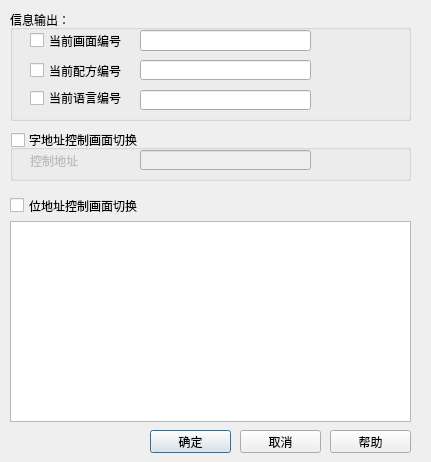
<?xml version="1.0" encoding="UTF-8"?>
<ui version="4.0">
 <class>NewDataControl</class>
 <widget class="QDialog" name="NewDataControl">
  <property name="geometry">
   <rect>
    <x>0</x>
    <y>0</y>
    <width>431</width>
    <height>462</height>
   </rect>
  </property>
  <property name="windowTitle">
   <string>Dialog</string>
  </property>
  <widget class="QGroupBox" name="groupBox">
   <property name="geometry">
    <rect>
     <x>10</x>
     <y>10</y>
     <width>401</width>
     <height>111</height>
    </rect>
   </property>
   <property name="title">
    <string>信息输出：</string>
   </property>
   <widget class="QLineEdit" name="lineEdit_screen">
    <property name="geometry">
     <rect>
      <x>130</x>
      <y>20</y>
      <width>171</width>
      <height>21</height>
     </rect>
    </property>
   </widget>
   <widget class="QLineEdit" name="lineEdit_formula">
    <property name="geometry">
     <rect>
      <x>130</x>
      <y>50</y>
      <width>171</width>
      <height>20</height>
     </rect>
    </property>
   </widget>
   <widget class="QLineEdit" name="lineEdit_language">
    <property name="geometry">
     <rect>
      <x>130</x>
      <y>80</y>
      <width>171</width>
      <height>20</height>
     </rect>
    </property>
   </widget>
   <widget class="QCheckBox" name="checkBox_1">
    <property name="geometry">
     <rect>
      <x>20</x>
      <y>20</y>
      <width>101</width>
      <height>21</height>
     </rect>
    </property>
    <property name="text">
     <string>当前画面编号</string>
    </property>
   </widget>
   <widget class="QCheckBox" name="checkBox_2">
    <property name="geometry">
     <rect>
      <x>20</x>
      <y>50</y>
      <width>101</width>
      <height>21</height>
     </rect>
    </property>
    <property name="text">
     <string>当前配方编号</string>
    </property>
   </widget>
   <widget class="QCheckBox" name="checkBox_3">
    <property name="geometry">
     <rect>
      <x>20</x>
      <y>80</y>
      <width>101</width>
      <height>16</height>
     </rect>
    </property>
    <property name="text">
     <string>当前语言编号</string>
    </property>
   </widget>
   <widget class="QPushButton" name="pushButton_addrBegin">
    <property name="geometry">
     <rect>
      <x>300</x>
      <y>20</y>
      <width>21</width>
      <height>20</height>
     </rect>
    </property>
    <property name="text">
     <string/>
    </property>
    <property name="icon">
     <iconset resource="../../resourse.qrc">
      <normaloff>:/addressintput/images/address.bmp</normaloff>:/addressintput/images/address.bmp</iconset>
    </property>
    <property name="autoDefault">
     <bool>true</bool>
    </property>
    <property name="flat">
     <bool>true</bool>
    </property>
   </widget>
   <widget class="QPushButton" name="pushButton_addrBegin_2">
    <property name="geometry">
     <rect>
      <x>300</x>
      <y>50</y>
      <width>21</width>
      <height>21</height>
     </rect>
    </property>
    <property name="text">
     <string/>
    </property>
    <property name="icon">
     <iconset resource="../../resourse.qrc">
      <normaloff>:/addressintput/images/address.bmp</normaloff>:/addressintput/images/address.bmp</iconset>
    </property>
    <property name="autoDefault">
     <bool>true</bool>
    </property>
    <property name="flat">
     <bool>true</bool>
    </property>
   </widget>
   <widget class="QPushButton" name="pushButton_addrBegin_3">
    <property name="geometry">
     <rect>
      <x>300</x>
      <y>80</y>
      <width>21</width>
      <height>20</height>
     </rect>
    </property>
    <property name="text">
     <string/>
    </property>
    <property name="icon">
     <iconset resource="../../resourse.qrc">
      <normaloff>:/addressintput/images/address.bmp</normaloff>:/addressintput/images/address.bmp</iconset>
    </property>
    <property name="autoDefault">
     <bool>true</bool>
    </property>
    <property name="flat">
     <bool>true</bool>
    </property>
   </widget>
  </widget>
  <widget class="QGroupBox" name="groupBox_2">
   <property name="geometry">
    <rect>
     <x>10</x>
     <y>130</y>
     <width>401</width>
     <height>51</height>
    </rect>
   </property>
   <property name="title">
    <string>字地址控制画面切换</string>
   </property>
   <property name="checkable">
    <bool>true</bool>
   </property>
   <property name="checked">
    <bool>false</bool>
   </property>
   <widget class="QLabel" name="label_4">
    <property name="geometry">
     <rect>
      <x>20</x>
      <y>20</y>
      <width>101</width>
      <height>21</height>
     </rect>
    </property>
    <property name="text">
     <string>控制地址</string>
    </property>
   </widget>
   <widget class="QLineEdit" name="lineEdit_wordAddr">
    <property name="geometry">
     <rect>
      <x>130</x>
      <y>20</y>
      <width>171</width>
      <height>20</height>
     </rect>
    </property>
   </widget>
   <widget class="QPushButton" name="pushButton_addrBegin_4">
    <property name="geometry">
     <rect>
      <x>300</x>
      <y>20</y>
      <width>21</width>
      <height>20</height>
     </rect>
    </property>
    <property name="text">
     <string/>
    </property>
    <property name="icon">
     <iconset resource="../../resourse.qrc">
      <normaloff>:/addressintput/images/address.bmp</normaloff>:/addressintput/images/address.bmp</iconset>
    </property>
    <property name="autoDefault">
     <bool>true</bool>
    </property>
    <property name="flat">
     <bool>true</bool>
    </property>
   </widget>
  </widget>
  <widget class="QPushButton" name="pushButton_cancel">
   <property name="geometry">
    <rect>
     <x>240</x>
     <y>430</y>
     <width>81</width>
     <height>23</height>
    </rect>
   </property>
   <property name="text">
    <string>取消</string>
   </property>
  </widget>
  <widget class="QPushButton" name="pushButton_sure">
   <property name="geometry">
    <rect>
     <x>150</x>
     <y>430</y>
     <width>81</width>
     <height>23</height>
    </rect>
   </property>
   <property name="text">
    <string>确定</string>
   </property>
   <property name="default">
    <bool>true</bool>
   </property>
  </widget>
  <widget class="QCheckBox" name="checkBox">
   <property name="geometry">
    <rect>
     <x>10</x>
     <y>190</y>
     <width>401</width>
     <height>31</height>
    </rect>
   </property>
   <property name="text">
    <string>位地址控制画面切换</string>
   </property>
  </widget>
  <widget class="QTableView" name="tableView">
   <property name="geometry">
    <rect>
     <x>10</x>
     <y>221</y>
     <width>401</width>
     <height>201</height>
    </rect>
   </property>
  </widget>
  <widget class="QPushButton" name="pushButton_help">
   <property name="geometry">
    <rect>
     <x>330</x>
     <y>430</y>
     <width>81</width>
     <height>23</height>
    </rect>
   </property>
   <property name="text">
    <string>帮助</string>
   </property>
   <property name="default">
    <bool>false</bool>
   </property>
  </widget>
 </widget>
 <resources>
  <include location="../../resourse.qrc"/>
 </resources>
 <connections/>
</ui>
